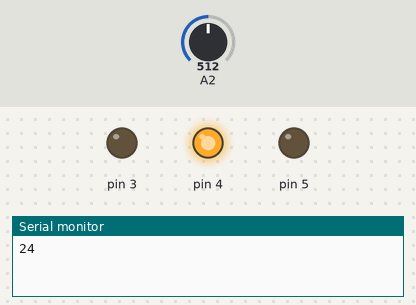
Recording of a sketch running on a simulated Arduino Uno, built with avr-gcc and run on an emulated ATmega328P. Parts: output pins drawn as LEDs (lit = HIGH), the last lines printed to the serial monitor. The inputs (shaded band) are chosen by the test bench; at power-on: A2 = 512.

Above: at 18.0 s.
18.1 s: A2 set to 547
At 21.3 s:
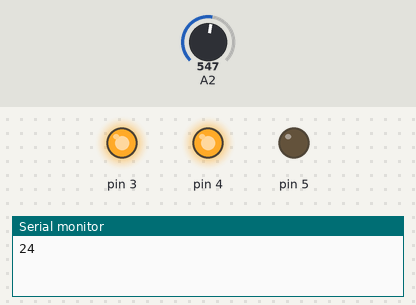
33.8 s: A2 set to 573
At 44.1 s:
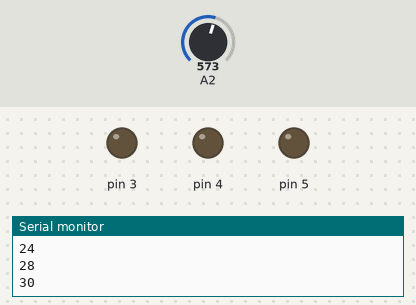
49.5 s: A2 set to 306
At 64.9 s:
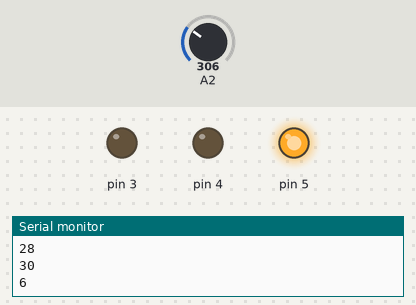
Timing chart, 0 to 66.4 s (numbered marks = the images above; inputs shaded):
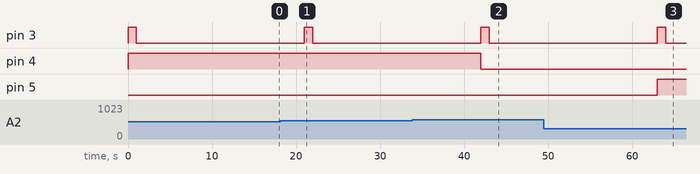

Measured:
- the behaviour switches between 556 and 557 on A2 (found by bisection; images 1 and 2)
- after the input at 33.8 s, pin 4: HIGH → LOW after 8.2 s
- after the input at 49.5 s, pin 5: LOW → HIGH after 13.5 s

The sketch:

termistor_as_root.ino
```cpp
#include <Thermistor.h> //INCLUSÃO DA BIBLIOTECA

Thermistor temp(2); //VARIÁVEL DO TIPO THERMISTOR, INDICANDO O PINO ANALÓGICO (A2) EM QUE O TERMISTOR ESTÁ CONECTADO
void setup() {
  Serial.begin(9600);
  pinMode(3, OUTPUT);
  pinMode(4, OUTPUT);
  pinMode(5, OUTPUT);
}
void loop() {
  int temperature = temp.getTemp(); //Recebendo temperatura
  if(temperature > 28){
     digitalWrite(3, HIGH);
     digitalWrite(4, LOW);
     digitalWrite(5, LOW);
  }else if(temperature > 20 && temperature<=27){
     digitalWrite(3, LOW);
     digitalWrite(4, HIGH);
     digitalWrite(5, LOW);
  }else if(temperature <= 20){
     digitalWrite(3, LOW);
     digitalWrite(4, LOW);
     digitalWrite(5, HIGH);
  }
  digitalWrite(3, HIGH);
  delay(1000);
  digitalWrite(3, LOW);

  Serial.println(temperature);           //retorna o que foi lido
  delay(20000); //INTERVALO DE 20 SEGUNDOS
}
```
